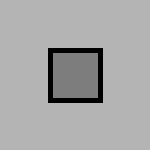
Frame 1 (no input)
Frame 60 (the mouse pressed at the canvas centre just before this capture): identical to frame 1, image omitted
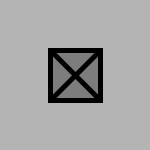
Frame 120 (the mouse held since frame 60 and released just before this capture)

The Processing sketch that drew these frames (run headless with seeded random() and noise(); from frame 60 on, the mouse is pressed at the canvas centre):

// Processing sketch: sketch_200902r
// ── sketch_200902r.pde
Check toggle=new Check();

void setup() {
  size(150, 150);
  smooth();
  toggle.x = 50;
  toggle.y = 50;
  toggle.size = 50;
  toggle.checked = false;
}

void draw() {
  background(180);
  toggle.display();
}

void mousePressed() {
  toggle.press(mouseX, mouseY);
}

// ── Check.pde
class Check {
  int x, y;
  int size;
  boolean checked;

void press(float mx, float my) {
if ((mx >= x)&&(mx <= x+size) && (my >= y)&&(my <= y+size)) {
      checked=!checked;
      }
}

void display() {
stroke(0);
strokeWeight(5);
fill(125);
rect(x, y, size, size);
if (checked==true) {
line(x, y, x+size, y+size);
line(x+size, y, x, y+size);
}
 }
}
